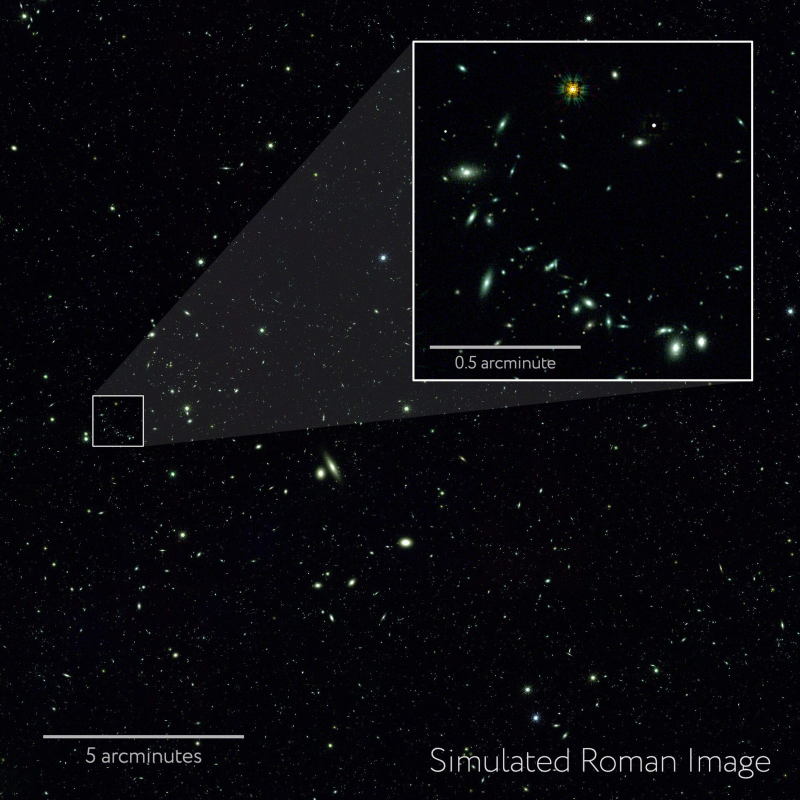
#> input picture assets/images/how-did-scientists-simulate-the-universe-s-first-2-billion-years-in-one-giant-computer.jpg, 1600 x 1600 px, found by its file name (shown at 1/2 size)
$ python _resize_lumina.py
#> lines starting #> are read from the running program, lines starting #| are printed output that depends on the picture
from PIL import Image
im = Image.open("assets/images/how-did-scientists-simulate-the-universe-s-first-2-billion-years-in-one-giant-computer.jpg")
#> im is the input picture: PIL image 1600x1600 RGB; mean R, G, B 10, 9.7, 14.1
im.resize((400, 300), Image.Resampling.LANCZOS).save("/tmp/verify_lumina.jpg", "JPEG", quality=85)
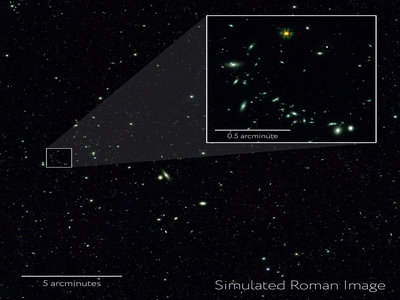
#> saved as verify_lumina.jpg: PIL image 400x300 RGB; mean R, G, B 10.2, 9.9, 14.1
print("Resized to /tmp/verify_lumina.jpg")
